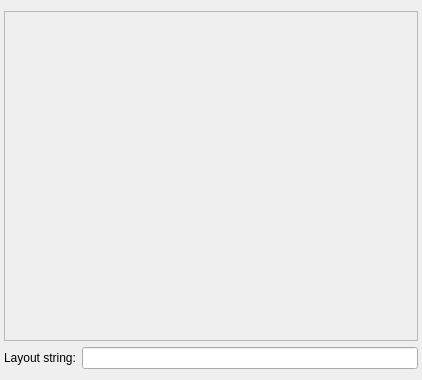
<?xml version="1.0" encoding="UTF-8"?>
<ui version="4.0">
 <class>CorruptionLayoutEditor</class>
 <widget class="QWidget" name="CorruptionLayoutEditor">
  <property name="geometry">
   <rect>
    <x>0</x>
    <y>0</y>
    <width>422</width>
    <height>380</height>
   </rect>
  </property>
  <property name="windowTitle">
   <string>Layout Editor</string>
  </property>
   <layout class="QGridLayout" name="root_layout">
    <property name="leftMargin">
     <number>4</number>
    </property>
    <property name="rightMargin">
     <number>4</number>
    </property>
    <item row="0" column="0" colspan="2">
     <widget class="QScrollArea" name="scroll_area">
      <property name="widgetResizable">
       <bool>true</bool>
      </property>
      <widget class="QWidget" name="scroll_area_contents">
       <property name="geometry">
        <rect>
         <x>0</x>
         <y>0</y>
         <width>412</width>
         <height>315</height>
        </rect>
       </property>
       <layout class="QVBoxLayout" name="scroll_area_layout">
        <property name="leftMargin">
         <number>2</number>
        </property>
        <property name="topMargin">
         <number>2</number>
        </property>
        <property name="rightMargin">
         <number>2</number>
        </property>
        <property name="bottomMargin">
         <number>2</number>
        </property>
       </layout>
      </widget>
     </widget>
    </item>
    <item row="1" column="0">
     <widget class="QLabel" name="layout_label">
      <property name="text">
       <string>Layout string:</string>
      </property>
     </widget>
    </item>
    <item row="1" column="1">
     <widget class="QLineEdit" name="layout_edit">
      <property name="readOnly">
       <bool>true</bool>
      </property>
     </widget>
    </item>
   </layout>
  </widget>
 <layoutdefault spacing="6" margin="11"/>
 <resources/>
 <connections/>
</ui>
